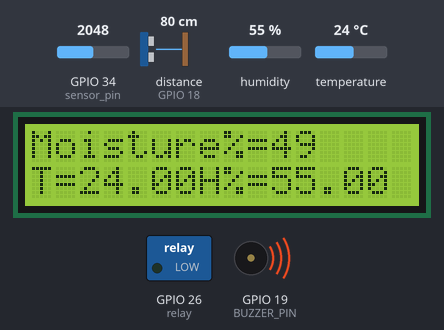
This sketch was run on a simulated ESP32. Parts: 16×2 character LCD, switched loads named in the sketch (green lamp = pin HIGH), buzzer (waves = sounding, pin HIGH). Wiring (inferred from the names in the program): ultrasonic range finder: trigger GPIO 5; echo GPIO 18. The inputs (shaded band) are chosen by the test bench; at power-on: GPIO 34 (sensor_pin) = 2048, distance to the obstacle (sensor on GPIO 18) 80 cm, humidity 55 %, temperature 24 °C. The echo pulse lasts 58.3 µs per cm; pins used as bus, display or sensor lines are not drawn; what the sketch prints to the serial monitor is not drawn.

Above: at 1.2 s.
1.3 s: GPIO 34 (sensor_pin) set to 2796
At 3.9 s:
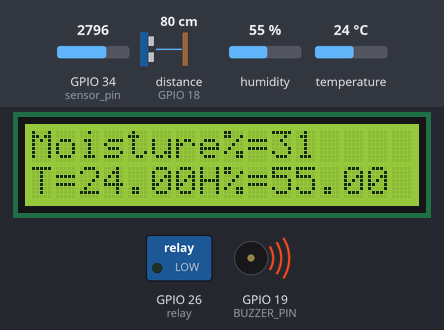
5.6 s: GPIO 34 (sensor_pin) set to 2896
At 9.1 s:
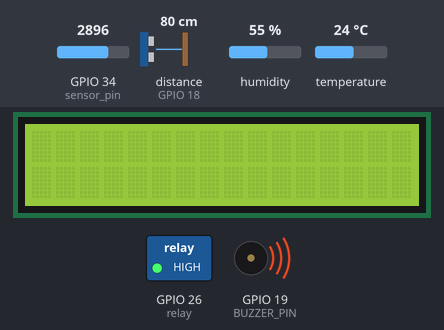
11.7 s: distance to the obstacle (sensor on GPIO 18) set to 9 cm
14.5 s: distance to the obstacle (sensor on GPIO 18) set to 6 cm
At 15.0 s:
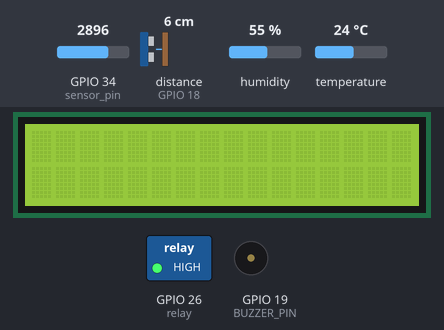
20.1 s: GPIO 34 (sensor_pin) set to 2866
At 23.1 s:
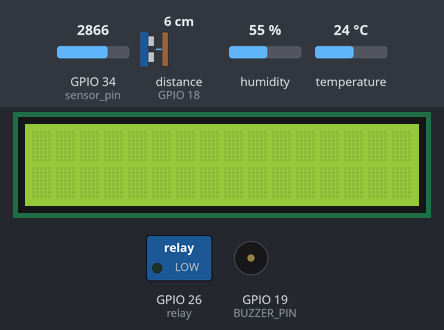
26.2 s: humidity set to 22 %
At 28.7 s:
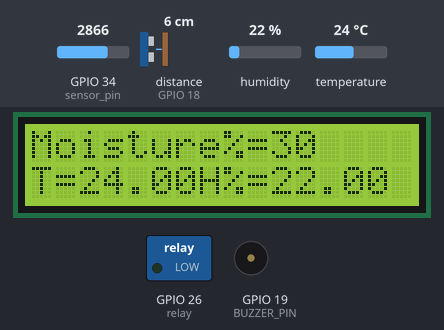
Timing chart, 0 to 30.2 s (numbered marks = the images above; inputs shaded):
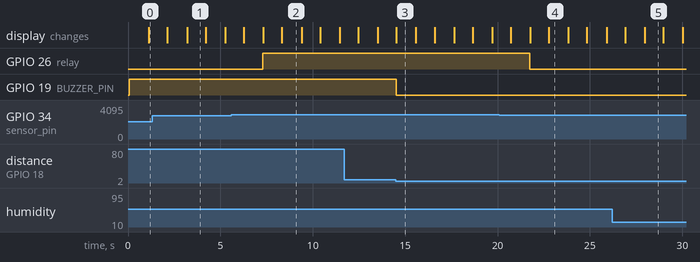

Measured:
- the behaviour switches between 2866 and 2867 on GPIO 34 (sensor_pin) (found by bisection; images 1 and 2)
- the behaviour switches between 8 and 7 cm on distance to the obstacle (sensor on GPIO 18) (found by bisection; images 2 and 3)
- after the input at 1.3 s, the display: first differs from a run without the input after 1.9 s (image 1)
- after the input at 5.6 s, GPIO 26 (relay): LOW → HIGH after 1.7 s; the display: first differs from a run without the input after 1.7 s (image 2 shows a later state)
- after the input at 14.5 s, GPIO 19 (BUZZER_PIN): HIGH → LOW at once
- after the input at 20.1 s, GPIO 26 (relay): HIGH → LOW after 1.6 s; the display: first differs from a run without the input after 1.7 s (image 4 shows a later state)
- after the input at 26.2 s, the display: first differs from a run without the input after 1.8 s (image 5)

The sketch:

SourceCode.ino
```cpp
#include <LiquidCrystal_I2C.h>
#include <DHT.h>

#define DHT11_PIN  4
DHT dht11(DHT11_PIN, DHT11);
#define TRIG_PIN   5 // ESP32 pin GPIO26 connected to Ultrasonic Sensor's TRIG pin
#define ECHO_PIN   18 // ESP32 pin GPIO25 connected to Ultrasonic Sensor's ECHO pin
#define BUZZER_PIN 19 // ESP32 pin GPIO17 connected to Piezo Buzzer's pin
#define DISTANCE_THRESHOLD 7 // centimeters
#define MOISTURE_THRESHOLD 30
const int relay = 26;


// set the LCD number of columns and rows
int lcdColumns = 16;
int lcdRows = 2;
int _moisture,sensor_analog;
const int sensor_pin = 34;    /* Soil moisture sensor O/P pin */
float duration_us, distance_cm;
// set LCD address, number of columns and rows
// if you don't know your display address, run an I2C scanner sketch
LiquidCrystal_I2C lcd(0x27, lcdColumns, lcdRows);

void setup(){
  // initialize LCD
  lcd.init();
  // turn on LCD backlight
  lcd.backlight();

  dht11.begin(); // initialize the DHT11 sensor
  Serial.begin (9600);         // initialize serial port
  pinMode(TRIG_PIN, OUTPUT);   // set ESP32 pin to output mode
  pinMode(ECHO_PIN, INPUT);    // set ESP32 pin to input mode
  pinMode(BUZZER_PIN, OUTPUT); // set ESP32 pin to output mode
  pinMode(relay, OUTPUT);
}

void loop(){

  digitalWrite(TRIG_PIN, HIGH);
  delayMicroseconds(10);
  digitalWrite(TRIG_PIN, LOW);

  // measure duration of pulse from ECHO pin
  duration_us = pulseIn(ECHO_PIN, HIGH);
  // calculate the distance
  distance_cm = 0.017 * duration_us;

  if (distance_cm > DISTANCE_THRESHOLD)
    digitalWrite(BUZZER_PIN, HIGH); // turn on Piezo Buzzer
  else
    digitalWrite(BUZZER_PIN, LOW);  // turn off Piezo Buzzer

  // read humidity
  float humi  = dht11.readHumidity();
  // read temperature in Celsius
  float tempC = dht11.readTemperature();
  // read temperature in Fahrenheit
  float tempF = dht11.readTemperature(true);
  // set cursor to first column, first row

  if ( isnan(tempC) || isnan(tempF) || isnan(humi)) {
    Serial.println("Failed to read from DHT11 sensor!");
  } else {
    Serial.print("Humidity: ");
    Serial.print(humi);
    Serial.print("%");

    Serial.print("  |  ");

    Serial.print("Temperature: ");
    Serial.print(tempC);
    Serial.print("°C  ~  ");
    Serial.print(tempF);
    Serial.println("°F");
  }

  sensor_analog = analogRead(sensor_pin);
  _moisture = ( 100 - ( ( sensor_analog/4095.00) * 100 ) );
  Serial.print("Moisture = ");
  Serial.print(_moisture);  /* Print Temperature on the serial window */
  Serial.println("%");
  delay(1000);              /* Wait for 1000mS */

  if (_moisture < MOISTURE_THRESHOLD) {
        // If moisture is low, turn on relay
        digitalWrite(relay, HIGH);
    } else {
        // If moisture is not low, turn off relay
        digitalWrite(relay, LOW);
    }

  // wait a 2 seconds between readings

  lcd.setCursor(0, 0);
  // print message
  lcd.print("Moisture%=");

  lcd.print(_moisture);


  // clears the display to print new message

  // set cursor to first column, second row
  lcd.setCursor(0,1);
  lcd.print("T=");
   lcd.print(tempC);


   lcd.print("H%=");
   lcd.print(humi);
   delay(1000);
   lcd.clear();

   Serial.print("DIstance=");
   Serial.print(distance_cm);


}
```
